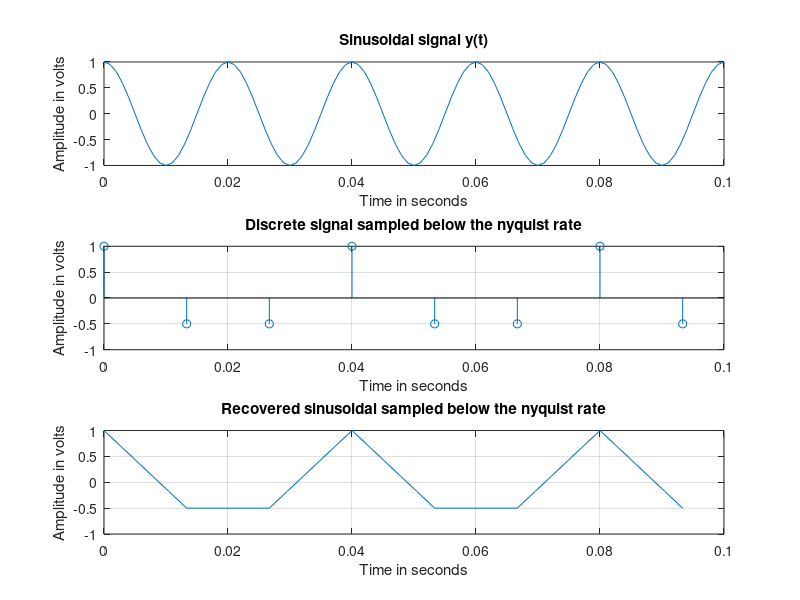
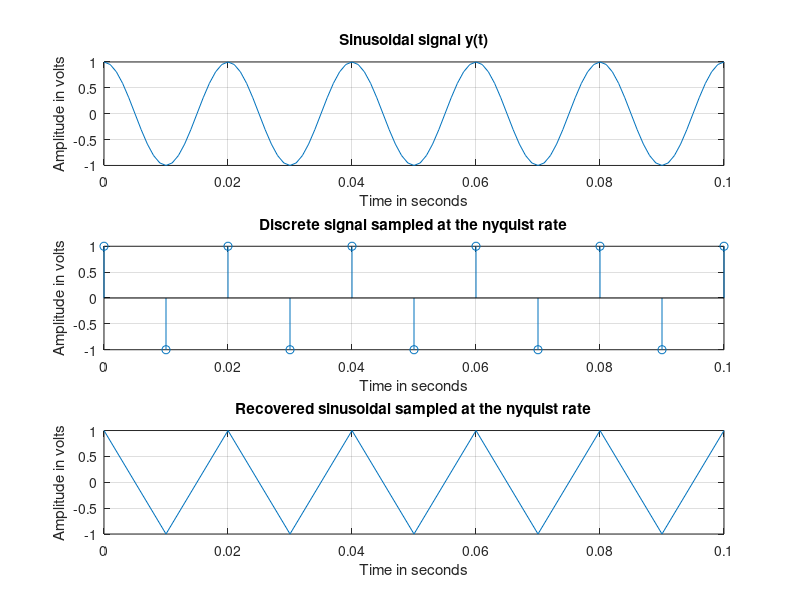
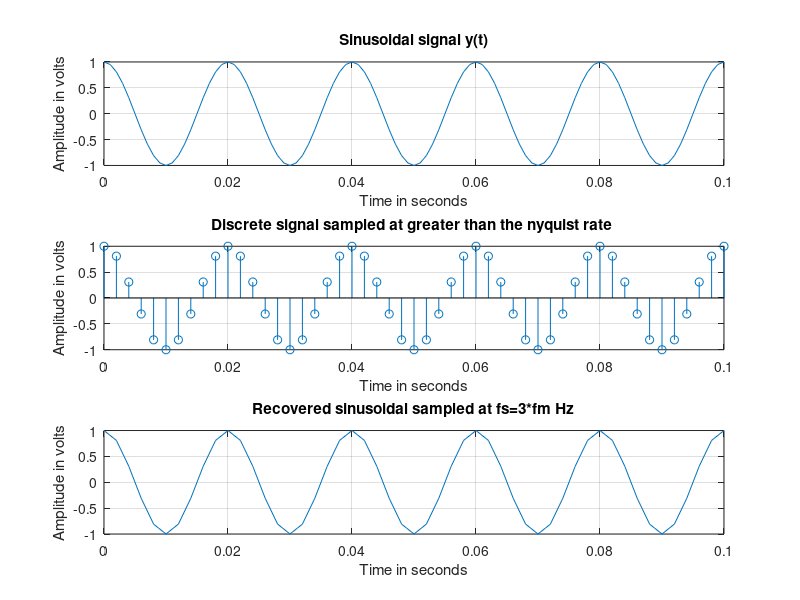

Recreate these plots in MATLAB, in order.
clc;%clear the command window
close all;

f1=50;
t=0:.001:.1;
y=cos(2*pi*f1*t);
fm=f1;

%under sampling
fs=1.5*fm;%sampling frequency
ts=1/fs;
tx=0:ts:0.1;

ys=cos(2*f1*pi*tx);
figure(1);
subplot(3,1,1);
plot(t,y);
title('Sinusoidal signal y(t)');
xlabel('Time in seconds');
ylabel('Amplitude in volts');

subplot(3,1,2);
stem(tx,ys);
grid on;
title('Discrete signal sampled below the nyquist rate');
xlabel('Time in seconds');
ylabel('Amplitude in volts');

subplot(3,1,3);
plot(tx,ys);
grid on;
title('Recovered sinusoidal sampled below the nyquist rate');
xlabel('Time in seconds');
ylabel('Amplitude in volts');

%Right sampling 
fs=2*fm;%sampling frequency
ts=1/fs;
tx=0:ts:0.1;


ys=cos(2*f1*pi*tx);
figure(2);
subplot(3,1,1);
plot(t,y);
grid on;
title('Sinusoidal signal y(t)');
xlabel('Time in seconds');
ylabel('Amplitude in volts');

subplot(3,1,2);
stem(tx,ys);
grid on;
title('Discrete signal sampled at the nyquist rate');
xlabel('Time in seconds');
ylabel('Amplitude in volts');

subplot(3,1,3);
plot(tx,ys);
grid on;
title('Recovered sinusoidal sampled at the nyquist rate');
xlabel('Time in seconds');
ylabel('Amplitude in volts');

%Over sampling 
fs=10*fm;%sampling frequency
ts=1/fs;
tx=0:ts:0.1;

ys=cos(2*f1*pi*tx);
figure(3);
subplot(3,1,1);
plot(t,y);
grid on;
title('Sinusoidal signal y(t)');
xlabel('Time in seconds');
ylabel('Amplitude in volts');

subplot(3,1,2);
stem(tx,ys);
grid on;
title('Discrete signal sampled at greater than the nyquist rate ');
xlabel('Time in seconds');
ylabel('Amplitude in volts');

subplot(3,1,3);
plot(tx,ys);
grid on;
title('Recovered sinusoidal sampled at fs=3*fm Hz');
xlabel('Time in seconds');
ylabel('Amplitude in volts');